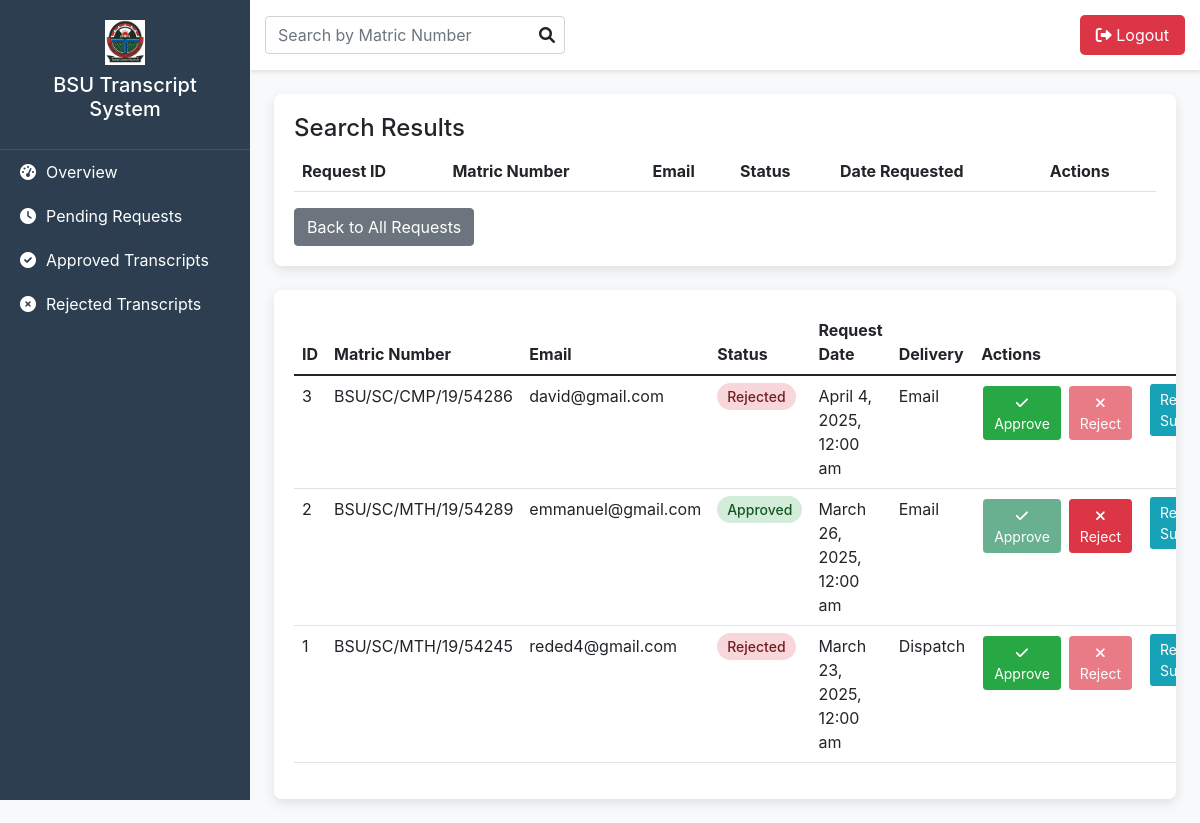
/admin-dashboard.php, run on the app's committed database.
### tables this page shows
CREATE TABLE `transcript_requests` (
  `request_ID` int(11) NOT NULL,
  `matric_number` varchar(20) NOT NULL,
  `email` varchar(255) NOT NULL,
  `status` varchar(50) DEFAULT NULL,
  `date_requested` date DEFAULT NULL,
  `date_processed` date DEFAULT NULL,
  `admin_ID` int(11) DEFAULT NULL,
  `delivery_method` varchar(50) DEFAULT NULL,
  `notes` text DEFAULT NULL,
  `transcript_path` varchar(255) NOT NULL
);

### admin-dashboard.php (the view, shortened to what this page needs)
<?php
$servername = "localhost";
$username = "root";
$password = "";
$dbname = "transcript_management";
$conn = new mysqli($servername, $username, $password, $dbname);
$sql = "SELECT * FROM transcript_requests";
$sql .= " ORDER BY date_requested DESC";
$result = $conn->query($sql);
$requests = [];
if ($result->num_rows > 0) {
    while ($row = $result->fetch_assoc()) {
        $requests[] = $row;
    }
}
?>
<!DOCTYPE html>
<html lang="en">
<head>
    <link href="https://cdn.jsdelivr.net/npm/bootstrap@5.3.0-alpha1/dist/css/bootstrap.min.css" rel="stylesheet">
    <link href="https://cdnjs.cloudflare.com/ajax/libs/font-awesome/6.0.0-beta3/css/all.min.css" rel="stylesheet">
    <link rel="stylesheet"  href="bootstrap.min.css">
</head>
<body>
    <div class="sidebar">
        <div class="logo">
            <a href="index.php"><img src="assets/images/bsuLogo.jpg" alt="Admin Logo"></a>
            <h5 class="mt-2">BSU Transcript System</h5>
        </div>
        <ul class="nav flex-column">
            <li class="nav-item">
                <a class="nav-link" href="?status=">
                    <i class="fas fa-tachometer-alt"></i>
                    <span>Overview</span>
                </a>
            </li>
            <li class="nav-item">
                <a class="nav-link" href="?status=Pending">
                    <i class="fas fa-clock"></i>
                    <span>Pending Requests</span>
                </a>
            </li>
            <li class="nav-item">
                <a class="nav-link" href="?status=Approved">
                    <i class="fas fa-check-circle"></i>
                    <span>Approved Transcripts</span>
                </a>
            </li>
            <li class="nav-item">
                <a class="nav-link" href="?status=Rejected">
                    <i class="fas fa-times-circle"></i>
                    <span>Rejected Transcripts</span>
                </a>
            </li>
        </ul>
    </div>
    <div class="main-content">
        <div class="header">
            <div class="search">
                <input type="text" class="form-control" id="searchInput" placeholder="Search by Matric Number">
                <i class="fas fa-search" id="searchButton"></i>
            </div>
            <button class="logout-button" onclick="logout()">
                <i class="fas fa-sign-out-alt"></i> Logout
            </button>
        </div>
        <div id="searchResults" class="table-responsive m-4">
            <h4>Search Results</h4>
            <table class="table table-hover" id="searchResultsTable">
                <thead>
                    <tr>
                        <th>Request ID</th>
                        <th>Matric Number</th>
                        <th>Email</th>
                        <th>Status</th>
                        <th>Date Requested</th>
                        <th>Actions</th>
                    </tr>
                </thead>
            </table>
            <button id="backToAllButton" class="btn btn-secondary">Back to All Requests</button>
        </div>
        <div class="table-responsive m-4" id="allRequestsTable">
            <table class="table table-hover">
                <thead>
                    <tr>
                        <th>ID</th>
                        <th>Matric Number</th>
                        <th>Email</th>
                        <th>Status</th>
                        <th>Request Date</th>
                        <th>Delivery</th>
                        <th class="align-center">Actions</th>
                    </tr>
                </thead>
                <tbody>
    <?php foreach ($requests as $request): ?>
    <tr>
        <td><?php echo $request['request_ID']; ?></td>
        <td><?php echo $request['matric_number']; ?></td>
        <td><?php echo $request['email']; ?></td>
        <td>
            <span class="status-badge <?php echo strtolower($request['status']); ?>">
                <?php echo $request['status']; ?>
            </span>
        </td>
        <td><?php echo date('F j, Y, g:i a', strtotime($request['date_requested'])); ?></td>
        <td><?php echo $request['delivery_method']; ?></td>
        <td class="action-buttons">
            <form method="POST" class="d-flex gap-1">
                <button type="submit" name="action" value="approve" class="btn btn-success btn-sm"
                    <?php if ($request['status'] == 'Approved'): ?> disabled data-bs-toggle="tooltip"
                    data-bs-placement="top" title="Request is already approved" <?php endif; ?>>
                    <i class="fas fa-check"></i> Approve
                </button>
                <button type="submit" name="action" value="reject" class="btn btn-danger btn-sm"
                    <?php if ($request['status'] == 'Rejected'): ?> disabled data-bs-toggle="tooltip"
                    data-bs-placement="top" title="Request is already rejected" <?php endif; ?>>
                    <i class="fas fa-times"></i> Reject
                </button>
            </form>
        </td>
        <td class="w-25">
            <div class="accordion " id="accordionResult_<?php echo $request['request_ID']; ?>">
                <div class="accordion-item">
                    <h2 class="accordion-header">
                        <button class="accordion-button collapsed btn btn-info btn-sm " type="button"
                            data-bs-toggle="collapse"
                            data-bs-target="#collapse_<?php echo $request['request_ID']; ?>"
                            aria-expanded="false">
                            <i class="fas fa-eye d-none"></i> Result Summary
                        </button>
                    </h2>
                </div>
            </div>
        </td>
    </tr>
    <?php endforeach; ?>
</tbody>
            </table>
        </div>
    </div>
</body>
</html>

### admin-dashboard.php (style rules this page uses)
body { background-color: #f8f9fa; font-family: 'Inter', sans-serif; }
.sidebar { width: 250px; height: 100vh; background: #2c3e50; color: white; position: fixed; top: 0; left: 0; overflow-y: auto; transition: all 0.3s ease; }
.sidebar .logo { padding: 20px; text-align: center; border-bottom: 1px solid rgba(255, 255, 255, 0.1); }
.sidebar .logo img { width: 40%; max-width: 40px; }
.sidebar .nav-link { color: white; padding: 10px 20px; display: flex; align-items: center; transition: all 0.3s ease; }
.sidebar .nav-link i { margin-right: 10px; }
.main-content { margin-left: 250px; transition: all 0.3s ease; }
.header { background: white; padding: 15px; box-shadow: 0 2px 4px rgba(0, 0, 0, 0.1); display: flex; justify-content: space-between; align-items: center; }
.header .search { width: 300px; position: relative; }
.header .search input { padding-right: 40px; }
.header .search i { position: absolute; right: 10px; top: 50%; transform: translateY(-50%); cursor: pointer; }
.header .logout-button { background-color: #dc3545; color: white; border: none; padding: 8px 16px; cursor: pointer; border-radius: 5px; transition: all 0.3s ease; }
.table-responsive { background: white; border-radius: 8px; box-shadow: 0 4px 12px rgba(0, 0, 0, 0.1); padding: 20px; margin: 20px; }
.status-badge { padding: 5px 10px; border-radius: 20px; font-size: 14px; font-weight: 500; }
.status-badge.approved { background: #d4edda; color: #155724; }
.status-badge.rejected { background: #f8d7da; color: #721c24; }
.action-buttons .btn { margin: 2px; padding: 5px 10px; font-size: 14px; }
.btn-success { background-color: #28a745; border-color: #28a745; }
.btn-danger { background-color: #dc3545; border-color: #dc3545; }
.btn-info { background-color: #17a2b8; border-color: #17a2b8; }
.btn-secondary { background-color: #6c757d; border-color: #6c757d; }
.accordion-button.btn-info { color: white; padding: 5px 10px; font-size: 14px; }
.accordion-item { border: none; background: transparent; }
.accordion-button.btn-info { color: white; padding: 5px 10px; font-size: 14px; width: 100%; }
.accordion-item { border: none; background: transparent; width: 100%; }

### data on the page
transcript_requests: request_ID "3", matric_number "BSU/SC/CMP/19/54286", email "david@gmail.com", status "Rejected", date_requested "April 4, 2025, 12:00 am", delivery_method "Email"
transcript_requests: request_ID "2", matric_number "BSU/SC/MTH/19/54289", email "emmanuel@gmail.com", status "Approved", date_requested "March 26, 2025, 12:00 am", delivery_method "Email"
transcript_requests: request_ID "1", matric_number "BSU/SC/MTH/19/54245", email "reded4@gmail.com", status "Rejected", date_requested "March 23, 2025, 12:00 am", delivery_method "Dispatch"
